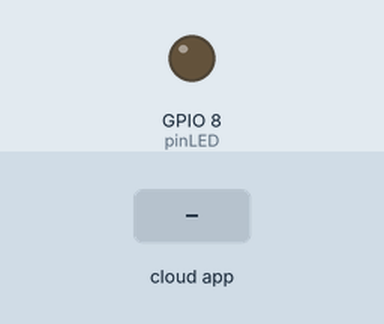
Bench run of a sketch on a simulated ESP32-S3. Parts: output pins drawn as LEDs (lit = HIGH). The test bench sets the inputs (shaded band). WiFi joins after 1.5 s; servers stay silent unless stated; the Firebase database answers and starts empty; what the sketch prints to the serial monitor is not drawn.

Above: at 2.7 s.
2.8 s: the phone or cloud app sets led to 1
At 4.0 s:
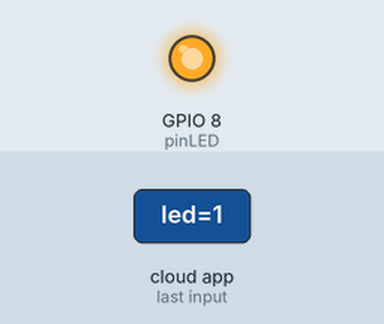
4.3 s: the phone or cloud app sets led to 0
At 6.0 s:
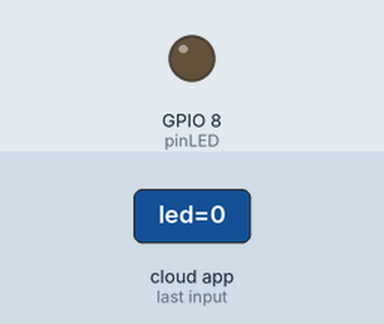
Timing chart, 0 to 7.5 s (numbered marks = the images above; inputs shaded):
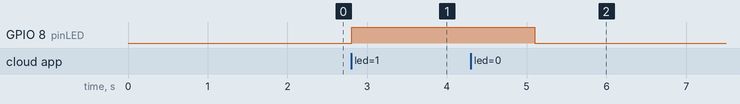

Measured:
- after the input at 2.8 s, GPIO 8 (pinLED): LOW → HIGH at once
- after the input at 4.3 s, GPIO 8 (pinLED): HIGH → LOW after 0.80 s

The sketch:

light_controller.ino
```cpp
#include <WiFi.h>
#include <HTTPClient.h>
#include <FirebaseESP32.h>

// --- WI-FI CONFIGURATION ---
const char* ssid = "1st FLOOR 2";
const char* password = "osamakhan@5";

// --- FIREBASE CREDENTIALS ---
#define FIREBASE_HOST "ahmad-ab501-default-rtdb.firebaseio.com" // Replace with your DB URL
#define FIREBASE_AUTH "YourDatabaseSecretOrLeaveBlankIfTestMode"

FirebaseData fbdo;
FirebaseAuth auth;
FirebaseConfig config;

// --- HARDWARE PIN ---
const int pinLED = 8; // Onboard or external LED pin D8

void setup() {
    Serial.begin(115200);
    pinMode(pinLED, OUTPUT);
    digitalWrite(pinLED, LOW);

    // Connect to Wi-Fi
    WiFi.begin(ssid, password);
    Serial.print("Connecting to Wi-Fi");
    while (WiFi.status() != WL_CONNECTED) {
        delay(500);
        Serial.print(".");
    }
    Serial.println("\nWi-Fi Connected!");

    // Configure Firebase
    config.database_url = FIREBASE_HOST;
    config.signer.test_mode = true; // For test mode rules

    Firebase.begin(&config, &auth);
    Firebase.reconnectWiFi(true);
}

void loop() {
    // Check if Wi-Fi dropped and reconnect automatically
    if (WiFi.status() != WL_CONNECTED) {
        WiFi.begin(ssid, password);
        while (WiFi.status() != WL_CONNECTED) {
            delay(500);
        }
    }

    // Read state from Firebase database path "/control/led"
    if (Firebase.ready()) {
        if (Firebase.getInt(fbdo, "/control/led")) {
            int ledState = fbdo.intData();
            digitalWrite(pinLED, ledState);
            Serial.printf("LED State Updated from Cloud: %d\n", ledState);
        } else {
            Serial.println("Failed to read Firebase path: " + fbdo.errorReason());
        }
    }

    delay(1000); // Poll every 1 second
}
```
